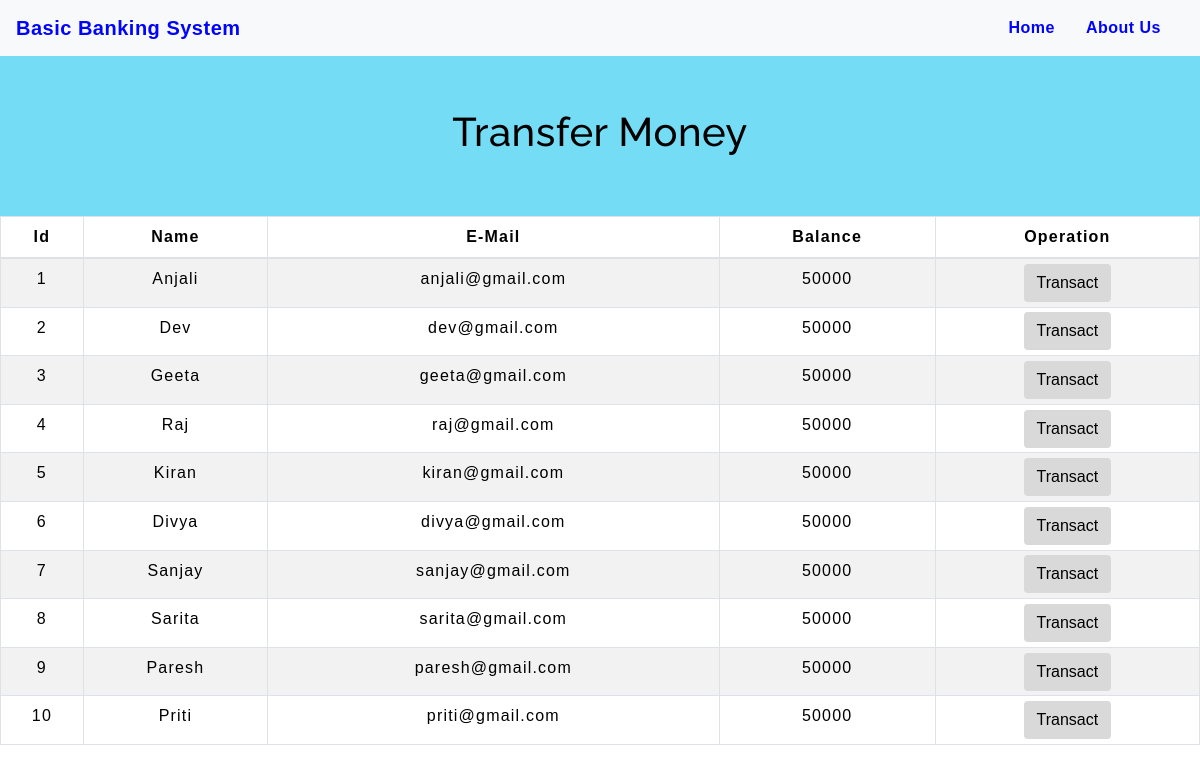
The app's page /transfermoney.php with its own data.
### tables this page shows
CREATE TABLE `users` (
  `id` int(3) NOT NULL,
  `name` text NOT NULL,
  `email` varchar(30) NOT NULL,
  `balance` int(8) NOT NULL
);

### transfermoney.php (the view, shortened to what this page needs)
<!DOCTYPE html>
<html lang="en">
<head>
    <link rel="stylesheet" href="https://maxcdn.bootstrapcdn.com/bootstrap/4.0.0/css/bootstrap.min.css">
    <link rel="stylesheet" type="text/css" href="css/table.css">
    <link rel="stylesheet" type="text/css" href="css/navbar.css">
</head>
<body >
<?php
    include 'config.php';
    $sql = "SELECT * FROM users";
    $result = mysqli_query($conn,$sql);
?>
<?php
  include 'navbar.php';
?>
<div class="row intro py-1"  style="background-color :#75DCF5;" >
              <div class="col-sm-12 col-md">
               <br>
              <h2 class="text-center pt-4" style="color : black;">Transfer Money</h2>
				<br><br>
        </div>
		</div>
                    <div class="table-responsive-sm">
                    <table class="table table-hover table-sm table-striped table-condensed table-bordered" style="border-color:black;">
                        <thead style="color : black;">
                            <tr>
                            <th scope="col" class="text-center py-2">Id</th>
                            <th scope="col" class="text-center py-2">Name</th>
                            <th scope="col" class="text-center py-2">E-Mail</th>
                            <th scope="col" class="text-center py-2">Balance</th>
                            <th scope="col" class="text-center py-2">Operation</th>
                            </tr>
                        </thead>
                        <tbody>
                <?php
                    while($rows=mysqli_fetch_assoc($result)){
                ?>
                    <tr style="color : black;">
                        <td class="py-2"><?php echo $rows['id'] ?></td>
                        <td class="py-2"><?php echo $rows['name']?></td>
                        <td class="py-2"><?php echo $rows['email']?></td>
                        <td class="py-2"><?php echo $rows['balance']?></td>
                        <td><a href="selecteduserdetail.php?id= <?php echo $rows['id'] ;?>"> <button type="button" class="btn" style="color : black;">Transact</button></a></td>
                    </tr>
                <?php
                    }
                ?>
                        </tbody>
                    </table>
                    </div>
       </body>
</html>

### navbar.php (shortened to what this page needs)
<nav class="navbar navbar-expand-md navbar-light bg-light">
<a class="navbar-brand" href="index.php" style="color :#0004FD  ;"><b>Basic Banking System</b></a>
<div class="collapse navbar-collapse" id="collapsibleNavbar">
      <ul class="navbar-nav ml-auto">
        <li class="nav-item">
          <a class="nav-link" href="index.php" style="color : #0004FD;"><b>Home</b></a>
        </li>
        <li class="nav-item">
          <a class="nav-link" href="about_us.php" style="color : #0004FD;"><b>About Us</b></a>
        </li>
 </nav>

### css/table.css (style rules this page uses)
* { padding: 0; margin: 0; box-sizing: border-box; font-family: sans-serif; }
h2 { font-size: 40px; }
table { letter-spacing: 1.2px; }
td { text-align: center; }
button { border:none; background: #d9d9d9; transition: 1s; }

### css/navbar.css (style rules this page uses)
.nav-link { margin-right: 15px; color:#2F363F; letter-spacing: 0.5px; transition: 0.5s; }
.navbar-brand { color: #4C4B4B; letter-spacing: 0.5px; }
h2 { color: #4C4B4B; letter-spacing: 0.5px; font-family: raleway; }

### transfermoney.php (style rules this page uses)
button { transition: 1.5s; }

### records on screen
users: id "1", name "Anjali", email "anjali@gmail.com", balance "50000"
users: id "2", name "Dev", email "dev@gmail.com", balance "50000"
users: id "3", name "Geeta", email "geeta@gmail.com", balance "50000"
users: id "4", name "Raj", email "raj@gmail.com", balance "50000"
users: id "5", name "Kiran", email "kiran@gmail.com", balance "50000"
users: id "6", name "Divya", email "divya@gmail.com", balance "50000"
users: id "7", name "Sanjay", email "sanjay@gmail.com", balance "50000"
users: id "8", name "Sarita", email "sarita@gmail.com", balance "50000"
users: id "9", name "Paresh", email "paresh@gmail.com", balance "50000"
users: id "10", name "Priti", email "priti@gmail.com", balance "50000"
